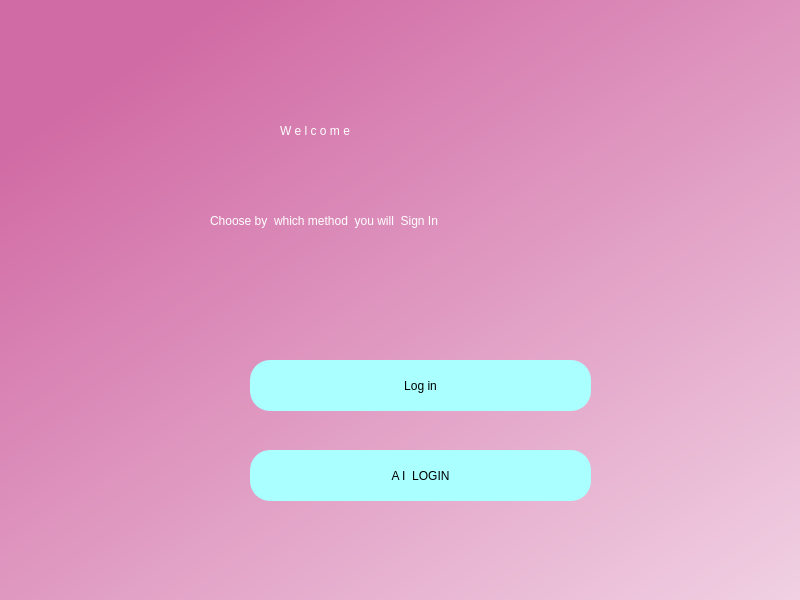
<?xml version="1.0" encoding="UTF-8"?>
<ui version="4.0">
 <class>Dialog</class>
 <widget class="QDialog" name="Dialog">
  <property name="geometry">
   <rect>
    <x>0</x>
    <y>0</y>
    <width>800</width>
    <height>600</height>
   </rect>
  </property>
  <property name="maximumSize">
   <size>
    <width>16777215</width>
    <height>16777215</height>
   </size>
  </property>
  <property name="windowTitle">
   <string>Dialog</string>
  </property>
  <widget class="QWidget" name="bgwidget" native="true">
   <property name="geometry">
    <rect>
     <x>0</x>
     <y>0</y>
     <width>1201</width>
     <height>801</height>
    </rect>
   </property>
   <property name="cursor">
    <cursorShape>ArrowCursor</cursorShape>
   </property>
   <property name="styleSheet">
    <string notr="true">QWidget#bgwidget{
background-color:qlineargradient(spread:pad, x1:0.091, y1:0.101636, x2:0.991379, y2:0.977, stop:0 rgba(209, 107, 165, 255), stop:1 rgba(255, 255, 255, 255));}</string>
   </property>
   <widget class="QLabel" name="label">
    <property name="geometry">
     <rect>
      <x>280</x>
      <y>100</y>
      <width>301</width>
      <height>61</height>
     </rect>
    </property>
    <property name="styleSheet">
     <string notr="true">font: 36pt &quot;MS Shell Dlg 2&quot;; color:rgb(255, 255, 255)</string>
    </property>
    <property name="text">
     <string>W e l c o m e</string>
    </property>
   </widget>
   <widget class="QLabel" name="label_2">
    <property name="geometry">
     <rect>
      <x>210</x>
      <y>200</y>
      <width>421</width>
      <height>41</height>
     </rect>
    </property>
    <property name="styleSheet">
     <string notr="true">font: 16pt &quot;MS Shell Dlg 2&quot;;color:rgb(255, 255, 255)</string>
    </property>
    <property name="text">
     <string>Choose by  which method  you will  Sign In</string>
    </property>
   </widget>
   <widget class="QPushButton" name="log1">
    <property name="geometry">
     <rect>
      <x>250</x>
      <y>360</y>
      <width>341</width>
      <height>51</height>
     </rect>
    </property>
    <property name="cursor">
     <cursorShape>PointingHandCursor</cursorShape>
    </property>
    <property name="styleSheet">
     <string notr="true">QPushButton#log1{
border-radius:20px;
background-color: rgb(170, 255, 255);
font: 14pt &quot;MS Shell Dlg 2&quot;;
}
QPushButton#log1:pressed{
background-color:  rgb(255,255,18);
}</string>
    </property>
    <property name="text">
     <string>Log in</string>
    </property>
   </widget>
   <widget class="QPushButton" name="log2">
    <property name="geometry">
     <rect>
      <x>250</x>
      <y>450</y>
      <width>341</width>
      <height>51</height>
     </rect>
    </property>
    <property name="cursor">
     <cursorShape>PointingHandCursor</cursorShape>
    </property>
    <property name="styleSheet">
     <string notr="true">QPushButton#log2{
border-radius:20px;
background-color: rgb(170, 255, 255);
font: 14pt &quot;MS Shell Dlg 2&quot;;
}

QPushButton#log2:pressed{
background-color:  rgb(255,255,18);
}</string>
    </property>
    <property name="text">
     <string>A I  LOGIN</string>
    </property>
   </widget>
  </widget>
 </widget>
 <resources/>
 <connections/>
</ui>
